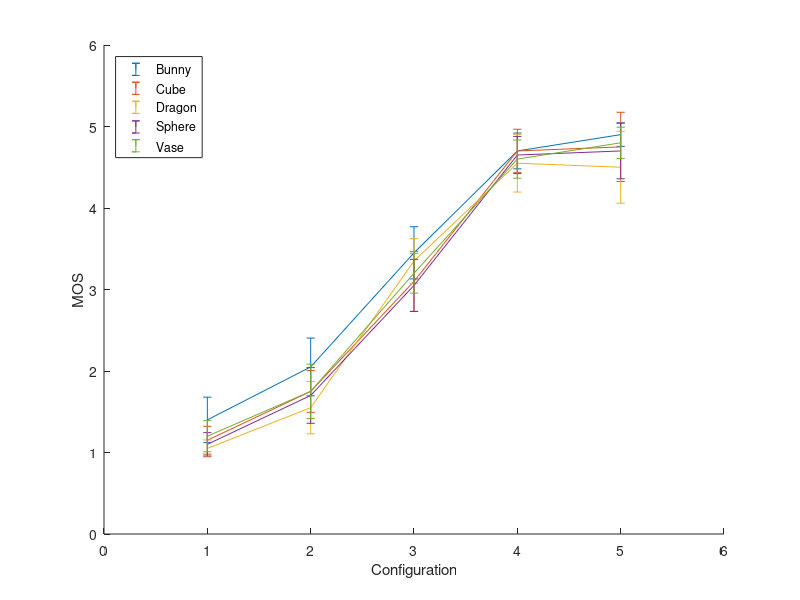

MATLAB code to generate this figure: (Note: this script raises an error after producing the figure.)
%% Exercise 4

clear all;
close all;
clc;

load("./mat/content_lut.mat");
load("./mat/configuration_lut.mat");
load("./mat/subj_scores_DSIS.mat");
load("./mat/obj_metrics.mat");
[rows,N] = size(subj_scores_DSIS);

% Compute the MOS

mos = mean(subj_scores_DSIS, 2);


% Compute the CI
alpha = 0.05;
stds = std(subj_scores_DSIS,0,2);
cis = icdf('T',1-alpha/2, N)*stds/sqrt(N);

figure('name', 'Question 3')
hold on
for i = 1:5
    x = configuration_lut((i-1)*5+1: (i-1)*5+5);
    
    y = mos((i-1)*5+1: (i-1)*5+5);
    err = cis((i-1)*5+1: (i-1)*5+5);
    errorbar(x,y,err)
end
legend('Bunny', 'Cube', 'Dragon', 'Sphere', 'Vase','Location','northwest')
ylabel('MOS') % x-axis label
xlabel('Configuration') % y-axis label
hold off

%% Question 4 Plot the objective scores

objective_plot(p2planeHausdorff_values,configuration_lut,'p2planeHausdorff')
objective_plot(p2planeRMSE_values,configuration_lut,'p2planeRMSE_values')
objective_plot(p2pointHausdorff_values,configuration_lut,'p2pointHausdorff_values')
objective_plot(p2pointRMSE_values,configuration_lut,'p2pointRMSE_values')

%% Exercise 5 Benchmarking

benchmarking(p2planeHausdorff_values,mos, cis,'p2planeHausdorff')
benchmarking(p2planeRMSE_values,mos, cis,'p2planeRMSE_values')
benchmarking(p2pointHausdorff_values,mos, cis,'p2pointHausdorff_values')
benchmarking(p2pointRMSE_values,mos, cis,'p2pointRMSE_values')

%% Exercise 5 fitting

[poly1p2planeHausdorff_values, poly3p2planeHausdorff_values] = multiple_fit(p2planeHausdorff_values,mos);
[poly1p2planeRMSE_values, poly3p2planeRMSE_values] = multiple_fit(p2planeRMSE_values,mos);
[poly1p2pointHausdorff_values, poly3p2pointHausdorff_values] = multiple_fit(p2pointHausdorff_values,mos);
[poly1p2pointRMSE_values, poly3p2pointRMSE_values] = multiple_fit(p2pointRMSE_values,mos);

%% Exrcise 5 comparing 

benchmarking_extended(p2planeHausdorff_values,mos, cis,poly1p2planeHausdorff_values,poly3p2planeHausdorff_values,'p2planeHausdorff')
benchmarking_extended(p2planeRMSE_values,mos, cis,poly1p2planeRMSE_values,poly3p2planeRMSE_values,'p2planeRMSE')
benchmarking_extended(p2pointHausdorff_values,mos, cis,poly1p2pointHausdorff_values,poly3p2pointHausdorff_values,'p2pointHausdorff')
benchmarking_extended(p2pointRMSE_values,mos, cis,poly1p2pointRMSE_values,poly3p2pointRMSE_values,'p2pointRMSE')